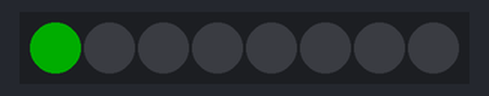
Recording of a sketch running on a simulated Arduino Uno, built with avr-gcc and run on an emulated ATmega328P. Parts: 8 RGB LEDs in strip order, left to right. Dim RGB values are drawn brighter than linear. At 0.8 s the program stops and its outputs stay as they are.

Above: at 0.05 s.
At 0.45 s:
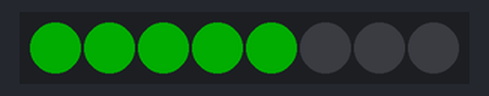
At 0.9 s:
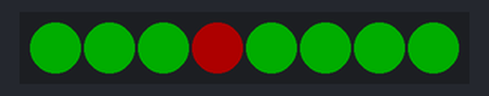
Timing chart, 0 to 2.3 s (numbered marks = the images above):
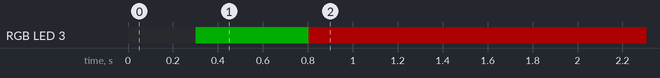

Measured:
- by itself, RGB LED 3: off → RGB(0, 50, 0) at 0.30 s, → RGB(50, 0, 0) 0.50 s later

The sketch:

Basic_NeoPixel.ino
```cpp
/*
*  Rewriten from the simple example in the NeoPixel lybrary
*
*  !!Requiers Adafruit NeoPixel lybrary!!
*
*  Should work with most if not NeoPixle strips, rings, ect...
*/

#include <Adafruit_NeoPixel.h> // incude the NeoPixel lybrary

int neoPin = 6;    // Which pin on the Arduino is connected to the NeoPixels?
int numPixels = 8; // How many NeoPixels are there?

Adafruit_NeoPixel pixels(numPixels, neoPin, NEO_GRB + NEO_KHZ800); // setup our strip

void setup() {
  pixels.begin(); // INITIALIZE NeoPixel
}

void loop() {
  pixels.clear(); // Set all pixels to off

  // turn all pixels on
  for (int i = 0; i < numPixels; i ++) {  // The first NeoPixel in a strand is 0. The second is 1, all the way up to the total number of pixels minus one.

    // pixels.Color() takes RGB values, from 0,0,0 up to 255,255,255
    pixels.setPixelColor(i, pixels.Color(0, 50, 0)); // turn the given pixel on

    pixels.show();   // Send the updated pixel colors to the hardware.

    delay(100);

  }

  // turn and indivdual pixel on
  pixels.setPixelColor(3, pixels.Color(50, 0, 0));
  pixels.show();

  while(true); // stop the program from looping
}
```
